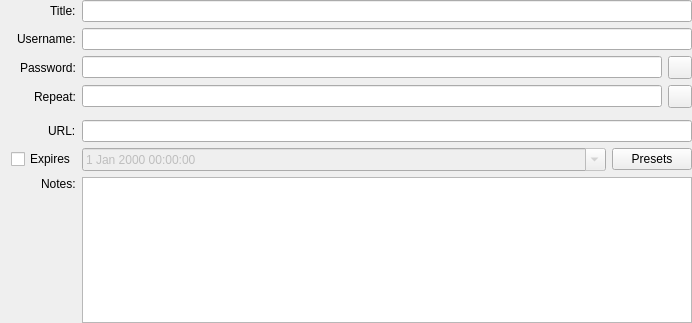
<?xml version="1.0" encoding="UTF-8"?>
<ui version="4.0">
 <class>EditEntryWidgetMain</class>
 <widget class="QWidget" name="EditEntryWidgetMain">
  <property name="geometry">
   <rect>
    <x>0</x>
    <y>0</y>
    <width>692</width>
    <height>323</height>
   </rect>
  </property>
  <property name="sizePolicy">
   <sizepolicy hsizetype="Preferred" vsizetype="Preferred">
    <horstretch>0</horstretch>
    <verstretch>0</verstretch>
   </sizepolicy>
  </property>
  <layout class="QGridLayout" name="gridLayout_3">
   <property name="topMargin">
    <number>0</number>
   </property>
   <property name="rightMargin">
    <number>0</number>
   </property>
   <property name="bottomMargin">
    <number>0</number>
   </property>
   <item row="5" column="0" alignment="Qt::AlignRight">
    <widget class="QLabel" name="urlLabel">
     <property name="text">
      <string>URL:</string>
     </property>
    </widget>
   </item>
   <item row="4" column="1">
    <widget class="PasswordGeneratorWidget" name="passwordGenerator" native="true">
     <property name="sizePolicy">
      <sizepolicy hsizetype="Preferred" vsizetype="Fixed">
       <horstretch>0</horstretch>
       <verstretch>0</verstretch>
      </sizepolicy>
     </property>
     <property name="minimumSize">
      <size>
       <width>0</width>
       <height>0</height>
      </size>
     </property>
    </widget>
   </item>
   <item row="2" column="0" alignment="Qt::AlignRight">
    <widget class="QLabel" name="passwordLabel">
     <property name="text">
      <string>Password:</string>
     </property>
    </widget>
   </item>
   <item row="3" column="1">
    <layout class="QHBoxLayout" name="horizontalLayout_4">
     <item>
      <widget class="PasswordEdit" name="passwordRepeatEdit">
       <property name="echoMode">
        <enum>QLineEdit::Password</enum>
       </property>
      </widget>
     </item>
     <item>
      <widget class="QToolButton" name="togglePasswordGeneratorButton">
       <property name="checkable">
        <bool>true</bool>
       </property>
      </widget>
     </item>
    </layout>
   </item>
   <item row="2" column="1">
    <layout class="QHBoxLayout" name="horizontalLayout">
     <item>
      <widget class="PasswordEdit" name="passwordEdit">
       <property name="echoMode">
        <enum>QLineEdit::Password</enum>
       </property>
      </widget>
     </item>
     <item>
      <widget class="QToolButton" name="togglePasswordButton">
       <property name="checkable">
        <bool>true</bool>
       </property>
      </widget>
     </item>
    </layout>
   </item>
   <item row="3" column="0" alignment="Qt::AlignRight">
    <widget class="QLabel" name="passwordRepeatLabel">
     <property name="text">
      <string>Repeat:</string>
     </property>
    </widget>
   </item>
   <item row="0" column="0" alignment="Qt::AlignRight">
    <widget class="QLabel" name="titleLabel">
     <property name="text">
      <string>Title:</string>
     </property>
    </widget>
   </item>
   <item row="9" column="0" alignment="Qt::AlignRight|Qt::AlignTop">
    <widget class="QLabel" name="notesLabel">
     <property name="text">
      <string>Notes:</string>
     </property>
    </widget>
   </item>
   <item row="7" column="1">
    <layout class="QHBoxLayout" name="horizontalLayout_2">
     <item>
      <widget class="QDateTimeEdit" name="expireDatePicker">
       <property name="enabled">
        <bool>false</bool>
       </property>
       <property name="calendarPopup">
        <bool>true</bool>
       </property>
      </widget>
     </item>
     <item>
      <widget class="QPushButton" name="expirePresets">
       <property name="sizePolicy">
        <sizepolicy hsizetype="Fixed" vsizetype="Fixed">
         <horstretch>0</horstretch>
         <verstretch>0</verstretch>
        </sizepolicy>
       </property>
       <property name="text">
        <string>Presets</string>
       </property>
      </widget>
     </item>
    </layout>
   </item>
   <item row="9" column="1">
    <widget class="QPlainTextEdit" name="notesEdit">
     <property name="sizePolicy">
      <sizepolicy hsizetype="Expanding" vsizetype="Expanding">
       <horstretch>0</horstretch>
       <verstretch>1</verstretch>
      </sizepolicy>
     </property>
    </widget>
   </item>
   <item row="1" column="0" alignment="Qt::AlignRight">
    <widget class="QLabel" name="usernameLabel">
     <property name="text">
      <string>Username:</string>
     </property>
    </widget>
   </item>
   <item row="0" column="1">
    <widget class="QLineEdit" name="titleEdit"/>
   </item>
   <item row="1" column="1">
    <widget class="QLineEdit" name="usernameEdit"/>
   </item>
   <item row="5" column="1">
    <widget class="QLineEdit" name="urlEdit"/>
   </item>
   <item row="7" column="0">
    <widget class="QCheckBox" name="expireCheck">
     <property name="text">
      <string>Expires</string>
     </property>
    </widget>
   </item>
  </layout>
 </widget>
 <customwidgets>
  <customwidget>
   <class>PasswordGeneratorWidget</class>
   <extends>QWidget</extends>
   <header>gui/PasswordGeneratorWidget.h</header>
   <container>1</container>
  </customwidget>
  <customwidget>
   <class>PasswordEdit</class>
   <extends>QLineEdit</extends>
   <header>gui/PasswordEdit.h</header>
  </customwidget>
 </customwidgets>
 <tabstops>
  <tabstop>titleEdit</tabstop>
  <tabstop>usernameEdit</tabstop>
  <tabstop>passwordEdit</tabstop>
  <tabstop>passwordRepeatEdit</tabstop>
  <tabstop>togglePasswordButton</tabstop>
  <tabstop>togglePasswordGeneratorButton</tabstop>
  <tabstop>urlEdit</tabstop>
  <tabstop>expireDatePicker</tabstop>
  <tabstop>expirePresets</tabstop>
  <tabstop>notesEdit</tabstop>
 </tabstops>
 <resources/>
 <connections/>
</ui>
